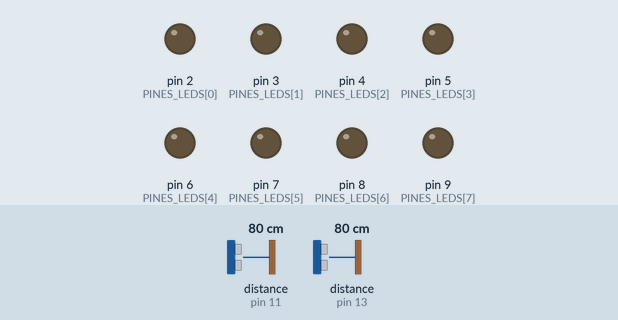
This sketch was run on a simulated Arduino Uno, built with avr-gcc and run on an emulated ATmega328P. Parts: output pins drawn as LEDs (lit = HIGH). Wiring (inferred from the names in the program): 2 × ultrasonic range finder: trigger pin 10, echo pin 11 / trigger pin 12, echo pin 13. Inputs (shaded band) come from the test bench; at power-on: distance to the obstacle (sensors on pin 11, pin 13) 80 cm. The echo pulse lasts 58.3 µs per cm; pins used as bus, display or sensor lines are not drawn.

Above: at 1.2 s.
1.3 s: distance to the obstacle (sensor on pin 11) set to 56 cm
2.8 s: distance to the obstacle (sensor on pin 11) set to 45 cm
At 4.0 s:
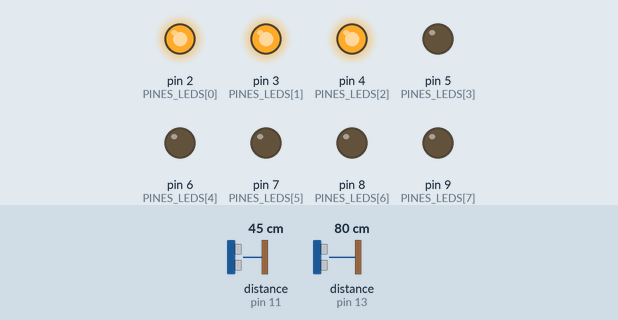
4.4 s: distance to the obstacle (sensor on pin 11) set to 42 cm
At 5.0 s:
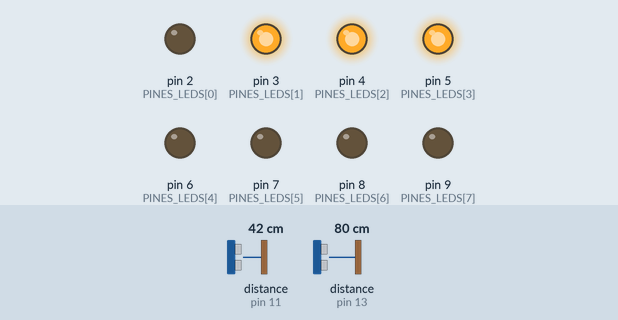
5.9 s: distance to the obstacle (sensor on pin 11) set to 35 cm
At 6.7 s:
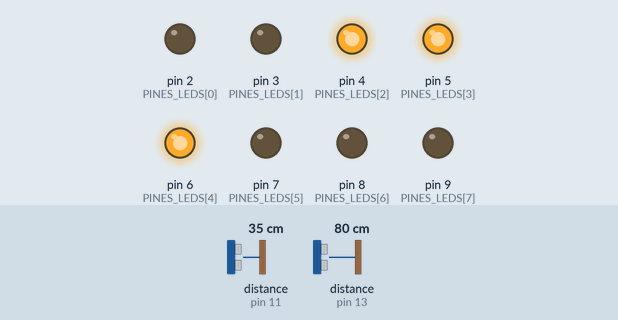
7.4 s: distance to the obstacle (sensor on pin 11) set to 9 cm
At 8.3 s:
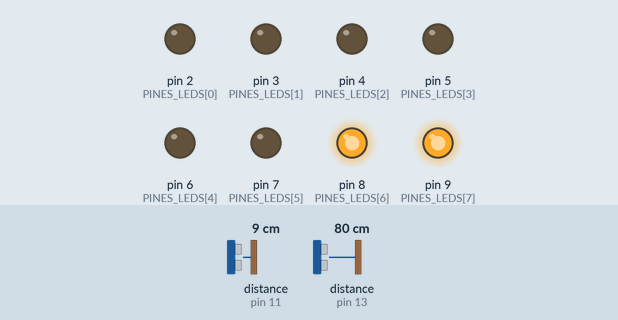
8.9 s: distance to the obstacle (sensor on pin 11) set to 2 cm
At 12.0 s:
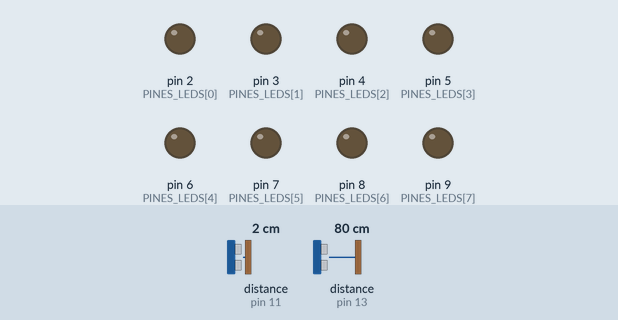
Timing chart, 0 to 12.9 s (numbered marks = the images above; inputs shaded):
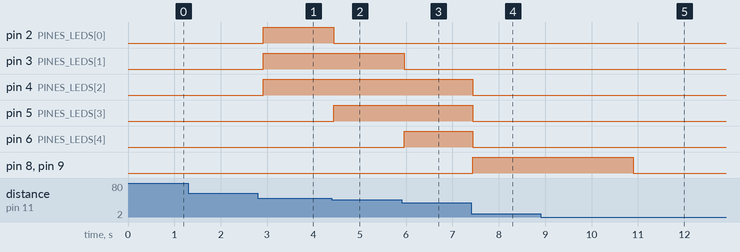

Measured:
- the behaviour switches between 51 and 50 cm on distance to the obstacle (sensor on pin 11) (found by bisection; images 0 and 1)
- the behaviour switches between 45 and 44 cm on distance to the obstacle (sensor on pin 11) (found by bisection; images 1 and 2)
- the behaviour switches between 39 and 38 cm on distance to the obstacle (sensor on pin 11) (found by bisection; images 2 and 3)
- after the input at 1.3 s, every drawn part: stays the same
- after the input at 2.8 s, pin 2 (PINES_LEDS[0]), pin 3 (PINES_LEDS[1]), pin 4 (PINES_LEDS[2]): LOW → HIGH after 0.11 s
- after the input at 4.4 s, pin 2 (PINES_LEDS[0]): HIGH → LOW at once; pin 5 (PINES_LEDS[3]): LOW → HIGH at once
- after the input at 5.9 s, pin 3 (PINES_LEDS[1]): HIGH → LOW after 0.06 s; pin 6 (PINES_LEDS[4]): LOW → HIGH after 0.06 s
- after the input at 7.4 s, pin 4 (PINES_LEDS[2]), pin 5 (PINES_LEDS[3]), pin 6 (PINES_LEDS[4]): HIGH → LOW at once; pin 8 (PINES_LEDS[6]), pin 9 (PINES_LEDS[7]): LOW → HIGH at once
- after the input at 8.9 s, pin 8 (PINES_LEDS[6]), pin 9 (PINES_LEDS[7]): HIGH → LOW after 2.0 s

The sketch:

Lus-Escaleras-Arduino.ino
```cpp
/*
 * Escalera Inteligente con Sensores Ultrasonicos HC-SR04
 * Arduino Uno - 8 escalones, 2 sensores de ultrasonido
 *
 * Circuito:
 *   LEDs escalon 1-8 en pines D2-D9 (con resistencia 220 ohm)
 *   Sensor ultrasonido superior (parte alta): Trig=D10, Echo=D11
 *   Sensor ultrasonido inferior (parte baja): Trig=D12, Echo=D13
 *   VCC de sensores a 5V, GND a GND
 *
 * Comportamiento:
 *   Inferior (0-20cm, apunta hacia afuera): activa LEDs progresivamente
 *     mientras la persona se acerca (ramp up desde abajo).
 *   Superior (5-50cm, apunta hacia abajo de la escalera): sigue a la
 *     persona con un foco de 3 LEDs segun su posicion.
 */

const int PINES_LEDS[] = {2, 3, 4, 5, 6, 7, 8, 9};
const int CANTIDAD_LEDS = 8;

const int TRIG_SUPERIOR = 10;
const int ECHO_SUPERIOR = 11;
const int TRIG_INFERIOR = 12;
const int ECHO_INFERIOR = 13;

const float DIST_INFERIOR_MAX = 20.0;
const float DIST_SUPERIOR_MIN = 5.0;
const float DIST_SUPERIOR_MAX = 50.0;

const unsigned long TIEMPO_SIN_CONTACTO_MAX = 2000;

const int CANTIDAD_MUESTRAS = 3;

enum EstadoSistema {
  ESPERANDO,
  ACERCAMIENTO,
  EN_ESCALERA
};

EstadoSistema estadoActual = ESPERANDO;

int escalonFocoActual = -1;
unsigned long tiempoUltimoContacto = 0;

float medirDistancia(int pinTrig, int pinEcho) {
  digitalWrite(pinTrig, LOW);
  delayMicroseconds(2);
  digitalWrite(pinTrig, HIGH);
  delayMicroseconds(10);
  digitalWrite(pinTrig, LOW);

  long duracion = pulseIn(pinEcho, HIGH, 10000);
  if (duracion == 0) return -1.0;
  return duracion * 0.034 / 2.0;
}

float medirDistanciaFiltrada(int pinTrig, int pinEcho) {
  float muestras[CANTIDAD_MUESTRAS];

  for (int i = 0; i < CANTIDAD_MUESTRAS; i++) {
    muestras[i] = medirDistancia(pinTrig, pinEcho);
    if (i < CANTIDAD_MUESTRAS - 1) {
      delayMicroseconds(40000);
    }
  }

  for (int i = 0; i < CANTIDAD_MUESTRAS - 1; i++) {
    for (int j = i + 1; j < CANTIDAD_MUESTRAS; j++) {
      if (muestras[j] < muestras[i]) {
        float temp = muestras[i];
        muestras[i] = muestras[j];
        muestras[j] = temp;
      }
    }
  }

  return muestras[CANTIDAD_MUESTRAS / 2];
}

void apagarTodos() {
  for (int i = 0; i < CANTIDAD_LEDS; i++) {
    digitalWrite(PINES_LEDS[i], LOW);
  }
}

void encenderFoco(int centro, int radio) {
  for (int i = 0; i < CANTIDAD_LEDS; i++) {
    bool activar = (i >= centro - radio && i <= centro + radio);
    digitalWrite(PINES_LEDS[i], activar ? HIGH : LOW);
  }
}

void encenderRango(int ultimoEncendido) {
  for (int i = 0; i < CANTIDAD_LEDS; i++) {
    digitalWrite(PINES_LEDS[i], (i < ultimoEncendido) ? HIGH : LOW);
  }
}

void setup() {
  for (int i = 0; i < CANTIDAD_LEDS; i++) {
    pinMode(PINES_LEDS[i], OUTPUT);
    digitalWrite(PINES_LEDS[i], LOW);
  }

  pinMode(TRIG_SUPERIOR, OUTPUT);
  pinMode(ECHO_SUPERIOR, INPUT);
  pinMode(TRIG_INFERIOR, OUTPUT);
  pinMode(ECHO_INFERIOR, INPUT);

  digitalWrite(TRIG_SUPERIOR, LOW);
  digitalWrite(TRIG_INFERIOR, LOW);
}

void loop() {
  float distanciaInferior = medirDistanciaFiltrada(TRIG_INFERIOR, ECHO_INFERIOR);
  delayMicroseconds(40000);
  float distanciaSuperior = medirDistanciaFiltrada(TRIG_SUPERIOR, ECHO_SUPERIOR);

  bool objetoInferior = (distanciaInferior >= 0 && distanciaInferior <= DIST_INFERIOR_MAX);
  bool objetoSuperior = (distanciaSuperior >= DIST_SUPERIOR_MIN && distanciaSuperior <= DIST_SUPERIOR_MAX);

  switch (estadoActual) {

    case ESPERANDO:
      if (objetoSuperior) {
        estadoActual = EN_ESCALERA;
        escalonFocoActual = -1;
        tiempoUltimoContacto = millis();
      } else if (objetoInferior) {
        estadoActual = ACERCAMIENTO;
      }
      break;

    case ACERCAMIENTO:
      if (objetoSuperior) {
        estadoActual = EN_ESCALERA;
        escalonFocoActual = -1;
        tiempoUltimoContacto = millis();
      } else if (objetoInferior) {
        int cantidadLEDs = map(distanciaInferior, DIST_INFERIOR_MAX, 0, 1, CANTIDAD_LEDS);
        cantidadLEDs = constrain(cantidadLEDs, 1, CANTIDAD_LEDS);
        encenderRango(cantidadLEDs);
      } else {
        apagarTodos();
        estadoActual = ESPERANDO;
      }
      break;

    case EN_ESCALERA:
      if (objetoSuperior) {
        tiempoUltimoContacto = millis();

        int escalonActual = map(distanciaSuperior, DIST_SUPERIOR_MIN, DIST_SUPERIOR_MAX, CANTIDAD_LEDS - 1, 0);
        escalonActual = constrain(escalonActual, 0, CANTIDAD_LEDS - 1);

        if (escalonActual != escalonFocoActual) {
          encenderFoco(escalonActual, 1);
          escalonFocoActual = escalonActual;
        }
      } else if (millis() - tiempoUltimoContacto >= TIEMPO_SIN_CONTACTO_MAX) {
        apagarTodos();
        estadoActual = ESPERANDO;
      }
      break;
  }
}
```
